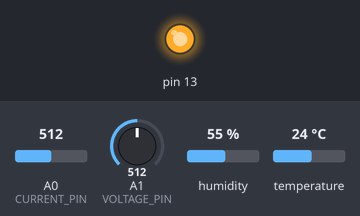
Recording of a sketch running on a simulated Arduino Uno, built with avr-gcc and run on an emulated ATmega328P. Shown: output pins drawn as LEDs (lit = HIGH). Wiring (inferred from the names in the program): DHT11 sensor: data pin 8. The inputs (shaded band) are chosen by the test bench; at power-on: A0 (CURRENT_PIN) = 512, A1 (VOLTAGE_PIN) = 512, humidity 55 %, temperature 24 °C. No radio packets arrive unless stated.

Above: at 0.1 s.
At 1.1 s:
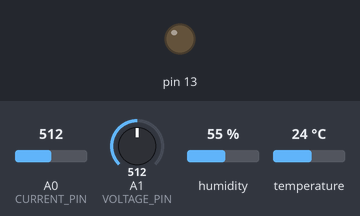
Timing chart, 0 to 2.6 s (numbered marks = the images above):
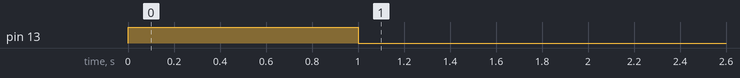

The sketch:

SensorSender.ino
```cpp
/*
* This sketch senses temperature/humidity with a DHT11 module
* and senses current/voltage level with a MAX471 module
* and transmit data via a nRF24L01 module on SPI
*
* Written by Stanley Huang for Project OpenIoT
*/

#include <SPI.h>
#include <RF24.h>
#include <DHT.h>

#define DEV_ID 4
#define DHT11_PIN 8
#define CURRENT_PIN A0
#define VOLTAGE_PIN A1
#define START_VOLTAGE 10

/* Set up nRF24L01 radio on SPI bus plus pins 9 & 10 */
RF24 radio(9,10);

byte addresses[][6] = {"SNDER","RCVER"};

DHT dht(DHT11_PIN, DHT11);

#define WORKING_VOLTAGE 4.95

typedef struct {
  byte id;
  unsigned long time;
  int temperature; /* 0.1C */
  unsigned int humidity; /* 0.1% */
  unsigned int voltage; /* 1/100V */
  int current; /* 1/100A */
  int watt; /* W */
} DATA_BLOCK;

void getVoltAmp(float& v, float& a)
{
  int vn = 0;
  int an = 0;

  for (byte n = 0; n < 10; n++) {
    vn += analogRead(VOLTAGE_PIN);
    an += analogRead(CURRENT_PIN);
    delay(100);
  }
  v = (float)vn / 10 / 1024 * WORKING_VOLTAGE * 5;
  a = (float)an / 10 / 1024 * WORKING_VOLTAGE;
}

float getVoltage()
{
  int vn = 0;
  for (byte n = 0; n < 10; n++) {
    vn += analogRead(VOLTAGE_PIN);
    delay(100);
  }
  return (float)vn / 10 / 1024 * WORKING_VOLTAGE * 5;
}

void setup() {
  pinMode(13, OUTPUT);
  digitalWrite(13, HIGH);
  // start when voltage above requirement
  for (;;) {
    float v = getVoltage();
    if (v >= START_VOLTAGE) break;
    delay(2000);
  }
  digitalWrite(13, LOW);

  radio.begin();

  // Set the PA Level low to prevent power supply related issues since this is a
  // getting_started sketch, and the likelihood of close proximity of the devices. RF24_PA_MAX is default.
  radio.setPALevel(RF24_PA_MAX);

  // Open a writing and reading pipe on each radio, with opposite addresses
  radio.openWritingPipe(addresses[0]);
  radio.openReadingPipe(1,addresses[1]);
}

void loop() {
  DATA_BLOCK data = {DEV_ID, millis()};
  float v;
  float a;
  getVoltAmp(v, a);
  data.voltage = (unsigned int)(v * 100);
  data.current = (int)(a * 100);
  data.watt = (int)(a * v);
  data.temperature = (int)(dht.readTemperature() * 10);
  data.humidity = (int)(dht.readHumidity() * 10);

  radio.write( &data, sizeof(data));

  delay(4000);
}
```
